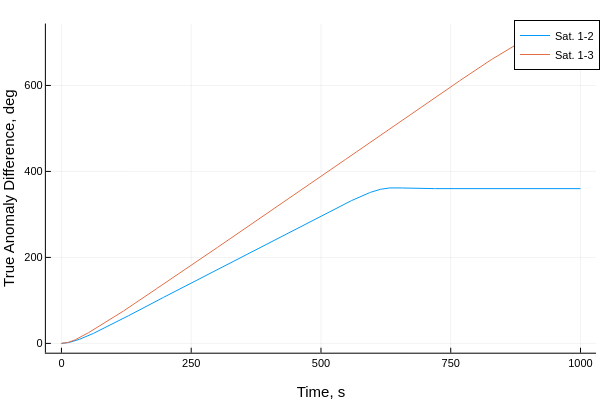

The notebook cell saved with this chart:
### Code cell
plot(thist[1:end],broadcast.(rad2deg,θhist[2:end,:]),label=permutedims(mylabel))
plot!(xlabel="Time, s", ylabel = "True Anomaly Difference, deg")

### Figure 1 — Plotly figure (JSON) as saved in the notebook; plotly's stock layout.template omitted (floating-point values rounded to 4 significant figures; data arrays with more than 128 entries replaced by an {"elided": "..."} marker saying what was removed)
{"data": [{"colorbar": {"len": 0.9143, "title": "", "x": 0.9934, "y": 0.533}, "legendgroup": "Sat. 1-2", "line": {"color": "rgba(0, 154, 250, 1.000)", "dash": "solid", "shape": "linear", "width": 1}, "mode": "lines", "name": "Sat. 1-2", "showlegend": true, "type": "scatter", "x": {"elided": "1001 int values"}, "xaxis": "x", "y": {"elided": "1001 float values"}, "yaxis": "y", "zmax": null, "zmin": null}, {"colorbar": {"len": 0.9143, "title": "", "x": 0.9934, "y": 0.533}, "legendgroup": "Sat. 1-3", "line": {"color": "rgba(227, 111, 71, 1.000)", "dash": "solid", "shape": "linear", "width": 1}, "mode": "lines", "name": "Sat. 1-3", "showlegend": true, "type": "scatter", "x": {"elided": "1001 int values"}, "xaxis": "x", "y": {"elided": "1001 float values"}, "yaxis": "y", "zmax": null, "zmin": null}], "layout": {"annotations": [], "height": 400, "legend": {"bgcolor": "rgba(255, 255, 255, 1.000)", "bordercolor": "rgba(0, 0, 0, 1.000)", "borderwidth": 1, "font": {"color": "rgba(0, 0, 0, 1.000)", "family": "sans-serif", "size": 11}, "title": {"font": {"color": "rgba(0, 0, 0, 1.000)", "family": "sans-serif", "size": 15}, "text": ""}, "tracegroupgap": 0, "traceorder": "normal", "x": 1, "xanchor": "auto", "y": 1, "yanchor": "auto"}, "margin": {"b": 20, "l": 0, "r": 0, "t": 20}, "paper_bgcolor": "rgba(255, 255, 255, 1.000)", "plot_bgcolor": "rgba(255, 255, 255, 1.000)", "showlegend": true, "width": 600, "xaxis": {"anchor": "y", "domain": [0.07647, 0.9934], "gridcolor": "rgba(0, 0, 0, 0.100)", "gridwidth": 0.5, "linecolor": "rgba(0, 0, 0, 1.000)", "mirror": false, "range": [-30, 1030], "showgrid": true, "showline": true, "showticklabels": true, "tickangle": 0, "tickcolor": "rgb(0, 0, 0)", "tickfont": {"color": "rgba(0, 0, 0, 1.000)", "family": "sans-serif", "size": 11}, "tickmode": "array", "ticks": "inside", "ticktext": ["0", "250", "500", "750", "1000"], "tickvals": [0, 250, 500, 750, 1000], "title": "Time, s", "titlefont": {"color": "rgba(0, 0, 0, 1.000)", "family": "sans-serif", "size": 15}, "type": "-", "visible": true, "zeroline": false, "zerolinecolor": "rgba(0, 0, 0, 1.000)"}, "yaxis": {"anchor": "x", "domain": [0.07581, 0.9902], "gridcolor": "rgba(0, 0, 0, 0.100)", "gridwidth": 0.5, "linecolor": "rgba(0, 0, 0, 1.000)", "mirror": false, "range": [-21.67, 744.0], "showgrid": true, "showline": true, "showticklabels": true, "tickangle": 0, "tickcolor": "rgb(0, 0, 0)", "tickfont": {"color": "rgba(0, 0, 0, 1.000)", "family": "sans-serif", "size": 11}, "tickmode": "array", "ticks": "inside", "ticktext": ["0", "200", "400", "600"], "tickvals": [0, 200, 400, 600], "title": "True Anomaly Difference, deg", "titlefont": {"color": "rgba(0, 0, 0, 1.000)", "family": "sans-serif", "size": 15}, "type": "-", "visible": true, "zeroline": false, "zerolinecolor": "rgba(0, 0, 0, 1.000)"}}}
